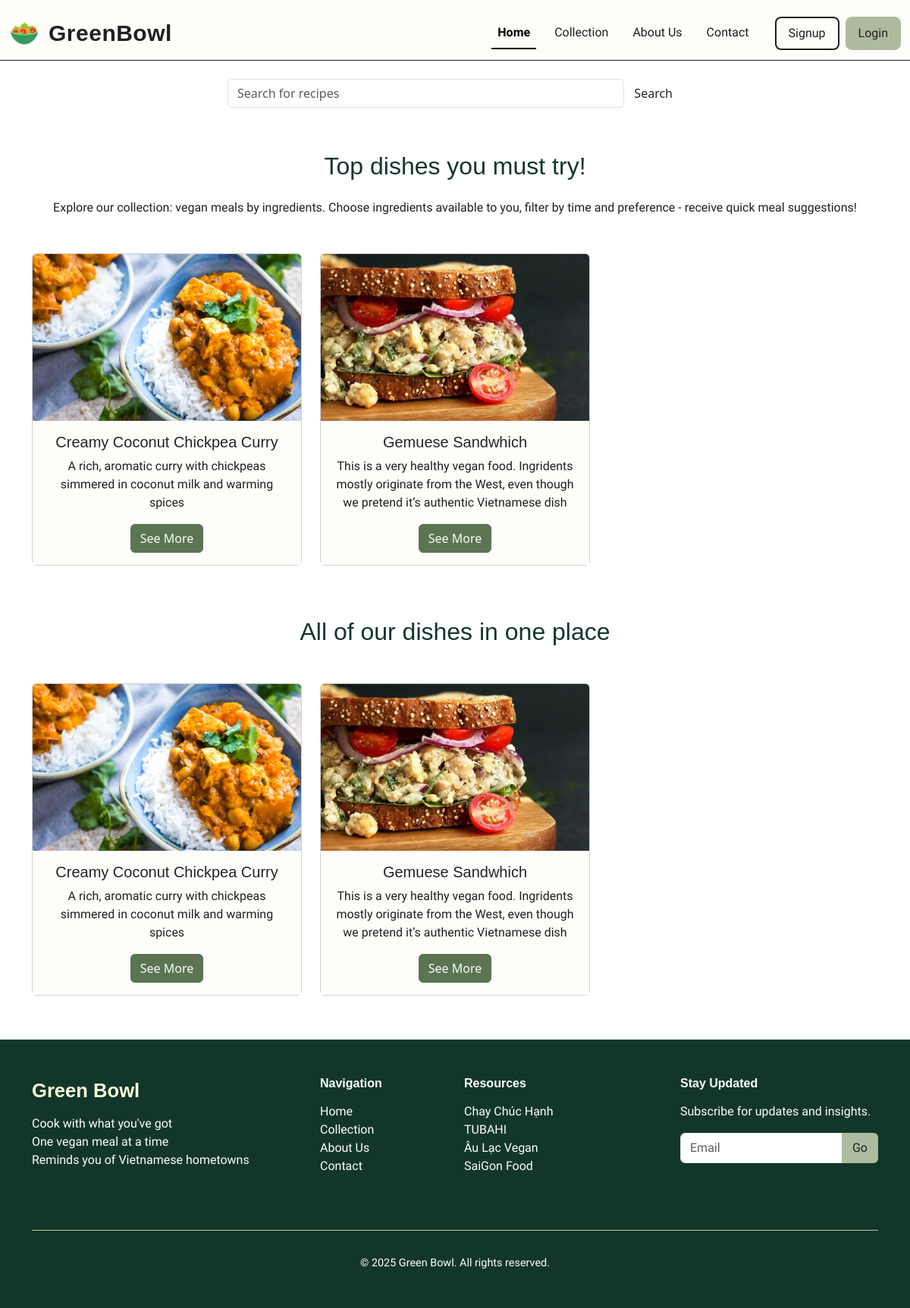
Page /collection on the committed database.
### recipe/models.py (models this page shows)
class Recipe(models.Model):
    name = models.CharField()
    picture = models.ImageField(upload_to="products/")
    ingridents = models.ManyToManyField(Ingridient, related_name="food")
    description = models.CharField(default = "")
    instruction = models.TextField(default = "")

### recipe/views.py (the view)
# urls.py: path("collection", views.collection, name="collection"),
def collection(request):
    if request.method == "POST":
        search = request.POST.get('search')
        try:
            rec = Recipe.objects.get(name=search)
            return HttpResponseRedirect(reverse("recipe", args=[rec.id]))
        except Recipe.DoesNotExist:
            recom_list = []
            for reci in Recipe.objects.all():
                if search.lower() in reci.name.lower(): recom_list.append(reci)
            return render(request, "recipe/collection.html", {"recoms":recom_list, "search":search})
    else:
        lines = [[]]
        cnt = 0;
        for recipe in Recipe.objects.all():
            if cnt == len(lines):        # create a new sublist when needed
                lines.append([])
            if len(lines[cnt]) < 3:
                lines[cnt].append(recipe)
            else:
                cnt += 1
                lines.append([recipe])
        top = []
        count = 0
        for recipe in Recipe.objects.all():
            top.append(recipe)
            count+=1
            if(count >= 3): break
        return render(request, "recipe/collection.html", {
            "lines": lines,
            "top":top
        })

### recipe/templates/recipe/collection.html (shortened to what this page needs)
{% extends 'recipe/layout.html' %}
{% block body %}
<body>
        <section class="container my-4">
            <form class="search-bar d-flex" action="{% url 'collection'%}" method="POST">
                <input class="form-control search-input" type="search" placeholder="Search for recipes" aria-label="Search" name="search">
                <button class="btn search-btn" type="submit">Search</button>
            </form>
        </section>
{% if recoms %}
    <section class="container top-dishes my-5">
            <h2 class="section-title text-center mb-4">Top results for: "{{search}}"</h2>
            <p class="text-center mb-4">Explore our collection: vegan meals by ingredients. Choose ingredients available to you, filter by time and preference - receive quick meal suggestions!</p>
            <div class="row g-4 text-center">
                {% for recipe in recoms %}
                <div class="col-12 col-md-4">
                    <div class="card">
                        <img src="{{recipe.picture.url}}" class="card-img-top" alt="yummy vegan food">
                        <div class="card-body">
                            <h5 class="card-title">{{recipe.name}}</h5>
                            <p class="card-text">{{recipe.description}}</p>
                            <a href="{% url 'recipe' recipe.id %}" class="btn btn-primary">See More</a>
                        </div>
                    </div>
                </div>
                {% endfor %}
            </div>
        </section>
{% else %}
        <section class="container top-dishes my-5">
            <h2 class="section-title text-center mb-4">Top dishes you must try!</h2>
            <p class="text-center mb-4">Explore our collection: vegan meals by ingredients. Choose ingredients available to you, filter by time and preference - receive quick meal suggestions!</p>
            <div class="row g-4 text-center">
                {% for recipe in top %}
                <div class="col-12 col-md-4">
                    <div class="card">
                        <img src="{{recipe.picture.url}}" class="card-img-top" alt="yummy vegan food">
                        <div class="card-body">
                            <h5 class="card-title">{{recipe.name}}</h5>
                            <p class="card-text">{{recipe.description}}</p>
                            <a href="{% url 'recipe' recipe.id %}" class="btn btn-primary">See More</a>
                        </div>
                    </div>
                </div>
                {% endfor %}
            </div>
        </section>
        <section class="container rcm-dishes my-5">
            <h2 class="section-title text-center mb-4">All of our dishes in one place</h2>
            {% for line in lines %}
            <div class="row g-4 text-center">
                {% for recipe in line %}
                <div class="col-12 col-md-4">
                    <div class="card">
                        <img src="{{recipe.picture.url}}" class="card-img-top" alt="yummy vegan food">
                        <div class="card-body">
                            <h5 class="card-title">{{recipe.name}}</h5>
                            <p class="card-text">{{recipe.description}}</p>
                            <a href="{% url 'recipe' recipe.id %}" class="btn btn-primary">See More</a>
                        </div>
                    </div>
                </div>
                {% endfor %}
            </div>
            {% endfor %}
            </section>
{% endif %}
{% endblock %}

### rows in the picture
Recipe: picture (picture), name "Creamy Coconut Chickpea Curry", description "A rich, aromatic curry with chickpeas simmered in coconut milk and warming spices"
Recipe: picture (picture), name "Gemuese Sandwhich", description "This is a very healthy vegan food. Ingridents mostly originate from the West, even though we pretend it’s authentic Vietnamese dish"
